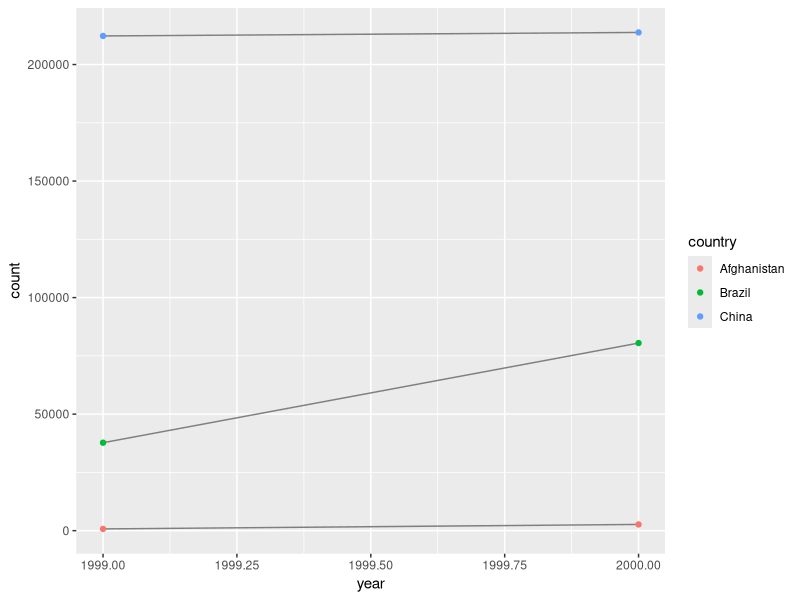
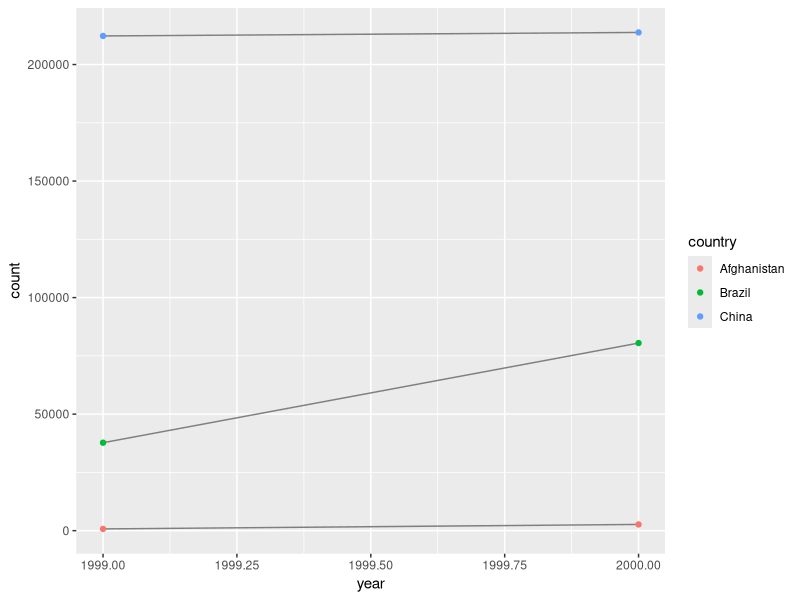

Source code (R) for these figures, in order: (Note: this script raises an error after producing the figures.)
library(tidyverse)

table1
table2
table3
table4a
table4b

# 12.2.1 Exercises
table2
table2 %>% 
  group_by(country, year) %>% 
  summarise(cases = sum(count[type == 'cases']),
            population = sum(count[type == 'population'])) %>% 
  mutate(rate = 1000*cases/population)

table4a
table4b
rate <- tibble(
  country = table4a$country,
  `1999` = 1000*table4a$`1999`/table4b$`1999`,
  `2000` = 1000*table4a$`2000`/table4b$`2000`
)
rate

table2
table2 %>% 
  filter(type == 'cases') %>% 
  ggplot(aes(year, count)) +
  geom_line(aes(group = country), colour = 'grey50') +
  geom_point(aes(colour = country))

ggplot(table2[table2$type == 'cases',], aes(year, count)) +
  geom_line(aes(group = country), colour = 'grey50') +
  geom_point(aes(colour = country))

# 12.3 Spreading and gathering
# 12.3.1 Gathering
table4a
table4a %>% 
  gather(`1999`, `2000`, key = 'year', value = 'cases')
# or:
gather(table4a, `1999`, `2000`, key = 'year', value = 'cases')

tidy4a <- table4a %>% 
  gather(`1999`, `2000`, key = "year", value = "cases")
tidy4b <- table4b %>% 
  gather(`1999`, `2000`, key = "year", value = "population")
left_join(tidy4a, tidy4b) # will learn about this later

# 12.3.2 Spreading
table2 # "An observation is a country in a year"
spread(table2, key = type, value = count)

# 12.3.3 Exercises
# 1
stocks <- tibble(
  year   = c(2015, 2015, 2016, 2016),
  half  = c(   1,    2,     1,    2),
  return = c(1.88, 0.59, 0.92, 0.17)
)
stocks
stocks %>% 
  spread(year, return) %>% 
  gather("year", "return", `2015`:`2016`)
stocks %>% 
  spread(year, return, convert = T) %>% 
  gather("year", "return", `2015`:`2016`, convert = T)

# 2
table4a %>% 
  gather(1999, 2000, key = "year", value = "cases")
table4a
table4a %>% 
  gather(`1999`, `2000`, key = "year", value = "cases")

# 3
people <- tribble(
  ~name,             ~key,    ~value,
  #-----------------|--------|------
  "Phillip Woods",   "age",       45,
  "Phillip Woods",   "height",   186,
  "Phillip Woods",   "age",       50,
  "Jessica Cordero", "age",       37,
  "Jessica Cordero", "height",   156
)
people
people %>% 
  spread(key = key, value = value)
people2 <- add_column(people,
                      measurement = c(1,1,2,1,1))
people2
people2 %>% 
  spread(key, value)

# 4
preg <- tribble(
  ~pregnant, ~male, ~female,
  "yes",     NA,    10,
  "no",      20,    12
)
preg
preg %>% 
  gather(male, female, key = 'gender', value = 'count')

# 12.4.1 Separate
table3 %>% 
  separate(rate, into = c("cases", "population"))
table3 %>% 
  separate(rate, into = c("cases", "population"), convert = T)
table3 %>% 
  separate(year, into = c("century", "year"), sep = 2)

# 12.4.2 Unite
table5
table5 %>% 
  unite(new, century, year)
table5 %>% 
  unite(new, century, year, sep = "")

# 12.4.3 Exercises
# 1
?separate
tibble(x = c("a,b,c", "d,e,f,g", "h,i,j")) %>% 
  separate(x, c("one", "two", "three"))
tibble(x = c("a,b,c", "d,e,f,g", "h,i,j"))
tibble(x = c("a,b,c", "d,e,f,g", "h,i,j")) %>% 
  separate(x, c("one", "two", "three"), extra = "merge")


tibble(x = c("a,b,c", "d,e", "f,g,i")) %>% 
  separate(x, c("one", "two", "three"))
tibble(x = c("a,b,c", "d,e", "f,g,i")) %>% 
  separate(x, c("one", "two", "three"), fill = "left")

# 2
tibble(x = c("a,b,c", "d,e,f,g", "h,i,j")) %>% 
  separate(x, c("one", "two", "three"), extra = "merge")
tibble(x = c("a,b,c", "d,e,f,g", "h,i,j")) %>% 
  separate(x, c("one", "two", "three"), 
           remove = F, extra = "merge")

# 12.5 Missing values
stocks <- tibble(
  year   = c(2015, 2015, 2015, 2015, 2016, 2016, 2016),
  qtr    = c(   1,    2,    3,    4,    2,    3,    4),
  return = c(1.88, 0.59, 0.35,   NA, 0.92, 0.17, 2.66)
)
stocks
stocks %>% 
  spread(year, return)
stocks %>% 
  spread(year, return) %>% 
  gather(year, return, `2015`:`2016`, na.rm = T)
stocks2 <- stocks %>% 
  spread(year, return)
stocks2
gather(stocks2, year, return, `2015`, `2016`, na.rm = T)

stocks %>% 
  complete(year, qtr)
?complete

treatment <- tribble(
  ~ person,           ~ treatment, ~response,
  "Derrick Whitmore", 1,           7,
  NA,                 2,           10,
  NA,                 3,           9,
  "Katherine Burke",  1,           4
)
treatment
treatment %>% 
  fill(person)

# 12.5.1 Exercises
df <- data_frame(
  group = c(1:2, 1),
  item_id = c(1:2, 2),
  item_name = c("a", "b", "b"),
  value1 = 1:3,
  value2 = 4:6
)
df
df %>% complete(group, nesting(item_id, item_name))
df %>% complete(group, nesting(item_id, item_name), fill = list(value1 = 0))

# 12.6
who
who1 <- who %>% 
  gather(new_sp_m014:newrel_f65, key = 'key', value = 'cases', na.rm = T)
who1
who1 %>% 
  count(key)
who2 <- who1 %>% 
  mutate(key = stringr::str_replace(key, "newrel", "new_rel"))
who2
who3 <- who2 %>% 
  separate(key, c("new", "type", "sexage"), sep = '_')
who3
who3 %>% 
  count(new)
who4 <- who3 %>% 
  select(-new, -iso2, -iso3)
who4
who5 <- who4 %>% 
  separate(sexage, c("sex", "age"), sep = 1)
who5

who %>%
  gather(code, value, new_sp_m014:newrel_f65, na.rm = TRUE) %>% 
  mutate(code = stringr::str_replace(code, "newrel", "new_rel")) %>%
  separate(code, c("new", "var", "sexage")) %>% 
  select(-new, -iso2, -iso3) %>% 
  separate(sexage, c("sex", "age"), sep = 1)

# 12.6.1 Exercises
# 1
who
# 2
who %>%
  gather(code, value, new_sp_m014:newrel_f65, na.rm = TRUE) %>% 
  separate(code, c("new", "var", "sexage")) %>% 
  select(-new, -iso2, -iso3) %>% 
  separate(sexage, c("sex", "age"), sep = 1)

# 3
who1 <- who %>% 
  unite(newcol, country, iso2, iso3, remove = F) %>% 
  count(newcol)
summary(who1$n)
table(who1$n)
who2 <- who %>% 
  unite(newcol, country, iso2, iso3, remove = F) %>% 
  count(country)
table(who2$n)
identical(who1$n, who2$n)
print(who1, n = Inf)

# 4
who
who1 <- who %>% 
  gather(code, value, new_sp_m014:newrel_f65, na.rm = T) %>% 
  mutate(code = stringr::str_replace(code, "newrel", "new_rel"))
who1  
who2 <- who1 %>% 
  separate(code, into = c("new", "var", "sexage"))
who2
who3 <- who2 %>% 
  separate(sexage, c("sex", "age"), sep = 1)
who3
who4 <- who3 %>% 
  select(-new, -iso2, -iso3)
who4
who5 <- who4 %>% 
  group_by(country, year, sex) %>% 
  summarise(total_cases = sum(value))
who5
#check your work:
who4 %>% 
  filter(country == "Afghanistan", 
         year == 1997,
         sex == "m")
unique(who5$country)
who5 %>% 
  filter(country == "Afghanistan") %>% 
  ggplot(aes(x = year, y = total_cases)) +
  geom_line(aes(group = sex)) +
  geom_point(aes(colour = sex))

